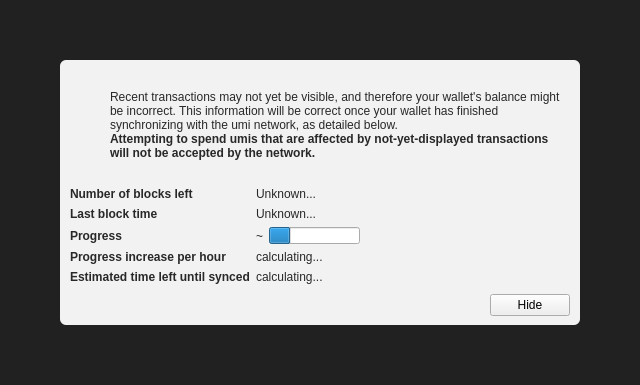
<?xml version="1.0" encoding="UTF-8"?>
<ui version="4.0">
 <class>ModalOverlay</class>
 <widget class="ModalOverlay" name="ModalOverlay">
  <property name="geometry">
   <rect>
    <x>0</x>
    <y>0</y>
    <width>640</width>
    <height>385</height>
   </rect>
  </property>
  <property name="windowTitle">
   <string>Form</string>
  </property>
  <layout class="QVBoxLayout" name="verticalLayout" stretch="0">
   <property name="sizeConstraint">
    <enum>QLayout::SetDefaultConstraint</enum>
   </property>
   <property name="leftMargin">
    <number>0</number>
   </property>
   <property name="topMargin">
    <number>0</number>
   </property>
   <property name="rightMargin">
    <number>0</number>
   </property>
   <property name="bottomMargin">
    <number>0</number>
   </property>
   <item>
    <widget class="QWidget" name="bgWidget" native="true">
     <property name="styleSheet">
      <string notr="true">#bgWidget { background: rgba(0,0,0,220); }</string>
     </property>
     <layout class="QVBoxLayout" name="verticalLayoutMain" stretch="1">
      <property name="leftMargin">
       <number>60</number>
      </property>
      <property name="topMargin">
       <number>60</number>
      </property>
      <property name="rightMargin">
       <number>60</number>
      </property>
      <property name="bottomMargin">
       <number>60</number>
      </property>
      <item>
       <widget class="QWidget" name="contentWidget" native="true">
        <property name="styleSheet">
         <string notr="true">#contentWidget { background: rgba(255,255,255,240); border-radius: 6px; }

QLabel { color: rgb(40,40,40);  }</string>
        </property>
        <layout class="QVBoxLayout" name="verticalLayoutSub" stretch="1,0,0,0">
         <property name="spacing">
          <number>0</number>
         </property>
         <property name="leftMargin">
          <number>10</number>
         </property>
         <property name="topMargin">
          <number>10</number>
         </property>
         <property name="rightMargin">
          <number>10</number>
         </property>
         <property name="bottomMargin">
          <number>10</number>
         </property>
         <item>
          <layout class="QHBoxLayout" name="horizontalLayoutIconText" stretch="0,1">
           <property name="topMargin">
            <number>20</number>
           </property>
           <item>
            <layout class="QVBoxLayout" name="verticalLayoutIcon">
             <property name="leftMargin">
              <number>0</number>
             </property>
             <item>
              <widget class="QPushButton" name="warningIcon">
               <property name="enabled">
                <bool>false</bool>
               </property>
               <property name="text">
                <string/>
               </property>
               <property name="icon">
                <iconset>
                 <normaloff>:/icons/warning</normaloff>
                 <disabledoff>:/icons/warning</disabledoff>:/icons/warning</iconset>
               </property>
               <property name="iconSize">
                <size>
                 <width>48</width>
                 <height>48</height>
                </size>
               </property>
               <property name="flat">
                <bool>true</bool>
               </property>
              </widget>
             </item>
             <item>
              <spacer name="verticalSpacerWarningIcon">
               <property name="orientation">
                <enum>Qt::Vertical</enum>
               </property>
               <property name="sizeHint" stdset="0">
                <size>
                 <width>20</width>
                 <height>40</height>
                </size>
               </property>
              </spacer>
             </item>
            </layout>
           </item>
           <item>
            <layout class="QVBoxLayout" name="verticalLayoutInfoText">
             <property name="leftMargin">
              <number>0</number>
             </property>
             <property name="topMargin">
              <number>0</number>
             </property>
             <item>
              <widget class="QLabel" name="infoText">
               <property name="text">
                <string>Recent transactions may not yet be visible, and therefore your wallet's balance might be incorrect. This information will be correct once your wallet has finished synchronizing with the umi network, as detailed below.</string>
               </property>
               <property name="textFormat">
                <enum>Qt::RichText</enum>
               </property>
               <property name="wordWrap">
                <bool>true</bool>
               </property>
              </widget>
             </item>
             <item>
              <widget class="QLabel" name="infoTextStrong">
               <property name="font">
                <font>
                 <weight>75</weight>
                 <bold>true</bold>
                </font>
               </property>
               <property name="text">
                <string>Attempting to spend umis that are affected by not-yet-displayed transactions will not be accepted by the network.</string>
               </property>
               <property name="textFormat">
                <enum>Qt::RichText</enum>
               </property>
               <property name="wordWrap">
                <bool>true</bool>
               </property>
              </widget>
             </item>
             <item>
              <spacer name="verticalSpacerInTextSpace">
               <property name="orientation">
                <enum>Qt::Vertical</enum>
               </property>
               <property name="sizeHint" stdset="0">
                <size>
                 <width>20</width>
                 <height>40</height>
                </size>
               </property>
              </spacer>
             </item>
            </layout>
           </item>
          </layout>
         </item>
         <item>
          <spacer name="verticalSpacerAfterText">
           <property name="orientation">
            <enum>Qt::Vertical</enum>
           </property>
           <property name="sizeHint" stdset="0">
            <size>
             <width>20</width>
             <height>40</height>
            </size>
           </property>
          </spacer>
         </item>
         <item>
          <layout class="QFormLayout" name="formLayout">
           <property name="fieldGrowthPolicy">
            <enum>QFormLayout::FieldsStayAtSizeHint</enum>
           </property>
           <property name="horizontalSpacing">
            <number>6</number>
           </property>
           <property name="verticalSpacing">
            <number>6</number>
           </property>
           <property name="topMargin">
            <number>10</number>
           </property>
           <item row="0" column="0">
            <widget class="QLabel" name="labelNumberOfBlocksLeft">
             <property name="font">
              <font>
               <weight>75</weight>
               <bold>true</bold>
              </font>
             </property>
             <property name="text">
              <string>Number of blocks left</string>
             </property>
            </widget>
           </item>
           <item row="0" column="1">
            <widget class="QLabel" name="numberOfBlocksLeft">
             <property name="text">
              <string>Unknown...</string>
             </property>
            </widget>
           </item>
           <item row="1" column="0">
            <widget class="QLabel" name="labelLastBlockTime">
             <property name="font">
              <font>
               <weight>75</weight>
               <bold>true</bold>
              </font>
             </property>
             <property name="text">
              <string>Last block time</string>
             </property>
            </widget>
           </item>
           <item row="1" column="1">
            <widget class="QLabel" name="newestBlockDate">
             <property name="sizePolicy">
              <sizepolicy hsizetype="Maximum" vsizetype="Preferred">
               <horstretch>0</horstretch>
               <verstretch>0</verstretch>
              </sizepolicy>
             </property>
             <property name="text">
              <string>Unknown...</string>
             </property>
            </widget>
           </item>
           <item row="2" column="0">
            <widget class="QLabel" name="labelSyncDone">
             <property name="font">
              <font>
               <weight>75</weight>
               <bold>true</bold>
              </font>
             </property>
             <property name="text">
              <string>Progress</string>
             </property>
            </widget>
           </item>
           <item row="2" column="1">
            <layout class="QHBoxLayout" name="horizontalLayoutSync" stretch="0,1">
             <item>
              <widget class="QLabel" name="percentageProgress">
               <property name="text">
                <string notr="true">~</string>
               </property>
              </widget>
             </item>
             <item>
              <widget class="QProgressBar" name="progressBar">
               <property name="value">
                <number>24</number>
               </property>
               <property name="format">
                <string/>
               </property>
              </widget>
             </item>
            </layout>
           </item>
           <item row="4" column="0">
            <widget class="QLabel" name="labelProgressIncrease">
             <property name="font">
              <font>
               <weight>75</weight>
               <bold>true</bold>
              </font>
             </property>
             <property name="text">
              <string>Progress increase per hour</string>
             </property>
            </widget>
           </item>
           <item row="4" column="1">
            <widget class="QLabel" name="progressIncreasePerH">
             <property name="text">
              <string>calculating...</string>
             </property>
            </widget>
           </item>
           <item row="5" column="0">
            <widget class="QLabel" name="labelEstimatedTimeLeft">
             <property name="font">
              <font>
               <weight>75</weight>
               <bold>true</bold>
              </font>
             </property>
             <property name="text">
              <string>Estimated time left until synced</string>
             </property>
            </widget>
           </item>
           <item row="5" column="1">
            <widget class="QLabel" name="expectedTimeLeft">
             <property name="text">
              <string>calculating...</string>
             </property>
            </widget>
           </item>
          </layout>
         </item>
         <item>
          <layout class="QHBoxLayout" name="horizontalLayoutButtons">
           <property name="leftMargin">
            <number>10</number>
           </property>
           <property name="topMargin">
            <number>10</number>
           </property>
           <item>
            <spacer name="horizontalSpacer">
             <property name="orientation">
              <enum>Qt::Horizontal</enum>
             </property>
             <property name="sizeHint" stdset="0">
              <size>
               <width>40</width>
               <height>20</height>
              </size>
             </property>
            </spacer>
           </item>
           <item>
            <widget class="QPushButton" name="closeButton">
             <property name="text">
              <string>Hide</string>
             </property>
            </widget>
           </item>
          </layout>
         </item>
        </layout>
       </widget>
      </item>
     </layout>
    </widget>
   </item>
  </layout>
 </widget>
 <customwidgets>
  <customwidget>
   <class>ModalOverlay</class>
   <extends>QWidget</extends>
   <header>qt/modaloverlay.h</header>
   <container>1</container>
  </customwidget>
 </customwidgets>
 <resources/>
 <connections/>
</ui>
